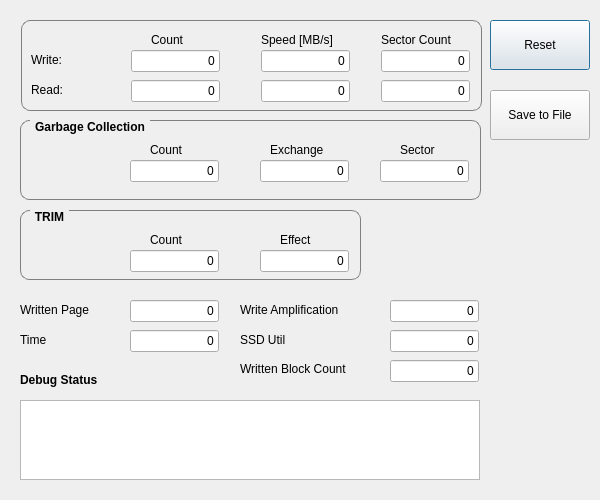
<?xml version="1.0" encoding="UTF-8"?>
<ui version="4.0">
 <class>MonitorForm</class>
 <widget class="QDialog" name="MonitorForm">
  <property name="geometry">
   <rect>
    <x>0</x>
    <y>0</y>
    <width>600</width>
    <height>500</height>
   </rect>
  </property>
  <property name="name" stdset="0">
   <cstring>Form1</cstring>
  </property>
  <property name="caption" stdset="0">
   <string>SSD Monitor</string>
  </property>
  <widget class="QPushButton" name="btnReset">
   <property name="geometry">
    <rect>
     <x>490</x>
     <y>20</y>
     <width>100</width>
     <height>50</height>
    </rect>
   </property>
   <property name="text">
    <string>Reset</string>
   </property>
   <property name="autoDefault">
    <bool>true</bool>
   </property>
   <property name="name" stdset="0">
    <cstring>btnReset</cstring>
   </property>
  </widget>
  <widget class="QGroupBox" name="groupBox">
   <property name="geometry">
    <rect>
     <x>21</x>
     <y>20</y>
     <width>461</width>
     <height>91</height>
    </rect>
   </property>
   <property name="styleSheet">
    <string notr="true">#groupBox {
	border : 1px solid gray;
	border-radius : 9px;
}</string>
   </property>
   <property name="title">
    <string/>
   </property>
   <property name="name" stdset="0">
    <cstring>groupBox1</cstring>
   </property>
   <widget class="QLabel" name="label">
    <property name="geometry">
     <rect>
      <x>10</x>
      <y>30</y>
      <width>56</width>
      <height>20</height>
     </rect>
    </property>
    <property name="text">
     <string>Write:</string>
    </property>
    <property name="name" stdset="0">
     <cstring>txtLabelWrite</cstring>
    </property>
   </widget>
   <widget class="QLineEdit" name="txtWriteCount">
    <property name="geometry">
     <rect>
      <x>110</x>
      <y>30</y>
      <width>89</width>
      <height>22</height>
     </rect>
    </property>
    <property name="text">
     <string>0</string>
    </property>
    <property name="alignment">
     <set>Qt::AlignRight</set>
    </property>
    <property name="name" stdset="0">
     <cstring>txtWriteCount</cstring>
    </property>
   </widget>
   <widget class="QLabel" name="label">
    <property name="geometry">
     <rect>
      <x>130</x>
      <y>10</y>
      <width>60</width>
      <height>20</height>
     </rect>
    </property>
    <property name="text">
     <string>Count</string>
    </property>
    <property name="name" stdset="0">
     <cstring>txtLabelCount</cstring>
    </property>
   </widget>
   <widget class="QLabel" name="label">
    <property name="geometry">
     <rect>
      <x>240</x>
      <y>10</y>
      <width>91</width>
      <height>20</height>
     </rect>
    </property>
    <property name="text">
     <string>Speed [MB/s]</string>
    </property>
    <property name="name" stdset="0">
     <cstring>txtLabelSpeed</cstring>
    </property>
   </widget>
   <widget class="QLineEdit" name="txtWriteSpeed">
    <property name="geometry">
     <rect>
      <x>240</x>
      <y>30</y>
      <width>89</width>
      <height>22</height>
     </rect>
    </property>
    <property name="text">
     <string>0</string>
    </property>
    <property name="alignment">
     <set>Qt::AlignRight</set>
    </property>
    <property name="name" stdset="0">
     <cstring>txtWriteSpeed</cstring>
    </property>
   </widget>
   <widget class="QLineEdit" name="txtReadSpeed">
    <property name="geometry">
     <rect>
      <x>240</x>
      <y>60</y>
      <width>89</width>
      <height>22</height>
     </rect>
    </property>
    <property name="text">
     <string>0</string>
    </property>
    <property name="alignment">
     <set>Qt::AlignRight</set>
    </property>
    <property name="name" stdset="0">
     <cstring>txtReadSpeed</cstring>
    </property>
   </widget>
   <widget class="QLineEdit" name="txtWriteSectorCount">
    <property name="geometry">
     <rect>
      <x>360</x>
      <y>30</y>
      <width>89</width>
      <height>22</height>
     </rect>
    </property>
    <property name="text">
     <string>0</string>
    </property>
    <property name="alignment">
     <set>Qt::AlignRight</set>
    </property>
    <property name="name" stdset="0">
     <cstring>txtWriteSectorCount</cstring>
    </property>
   </widget>
   <widget class="QLineEdit" name="txtReadSectorCount">
    <property name="geometry">
     <rect>
      <x>360</x>
      <y>60</y>
      <width>89</width>
      <height>22</height>
     </rect>
    </property>
    <property name="text">
     <string>0</string>
    </property>
    <property name="alignment">
     <set>Qt::AlignRight</set>
    </property>
    <property name="name" stdset="0">
     <cstring>txtReadSectorCount</cstring>
    </property>
   </widget>
   <widget class="QLabel" name="label">
    <property name="geometry">
     <rect>
      <x>360</x>
      <y>10</y>
      <width>100</width>
      <height>20</height>
     </rect>
    </property>
    <property name="text">
     <string>Sector Count</string>
    </property>
    <property name="name" stdset="0">
     <cstring>txtLabelSectorCount</cstring>
    </property>
   </widget>
   <widget class="QLabel" name="label">
    <property name="geometry">
     <rect>
      <x>10</x>
      <y>60</y>
      <width>56</width>
      <height>20</height>
     </rect>
    </property>
    <property name="text">
     <string>Read:</string>
    </property>
    <property name="name" stdset="0">
     <cstring>txtLabelRead</cstring>
    </property>
   </widget>
   <widget class="QLineEdit" name="txtReadCount">
    <property name="geometry">
     <rect>
      <x>110</x>
      <y>60</y>
      <width>89</width>
      <height>22</height>
     </rect>
    </property>
    <property name="text">
     <string>0</string>
    </property>
    <property name="alignment">
     <set>Qt::AlignRight</set>
    </property>
    <property name="name" stdset="0">
     <cstring>txtReadCount</cstring>
    </property>
   </widget>
  </widget>
  <widget class="QGroupBox" name="groupBox">
   <property name="geometry">
    <rect>
     <x>20</x>
     <y>120</y>
     <width>461</width>
     <height>80</height>
    </rect>
   </property>
   <property name="styleSheet">
    <string notr="true">QGroupBox {
    border: 1px solid gray;
    border-radius: 9px;
    margin-top: 0.5em;
	font-weight : bold;
}

QGroupBox::title {
    subcontrol-origin: margin;
    left: 10px;
    padding: 0 3px 0 3px;
}</string>
   </property>
   <property name="title">
    <string>Garbage Collection</string>
   </property>
   <property name="name" stdset="0">
    <cstring>groupBox2</cstring>
   </property>
   <widget class="QLineEdit" name="txtGCCount">
    <property name="geometry">
     <rect>
      <x>110</x>
      <y>40</y>
      <width>89</width>
      <height>22</height>
     </rect>
    </property>
    <property name="text">
     <string>0</string>
    </property>
    <property name="alignment">
     <set>Qt::AlignRight</set>
    </property>
    <property name="name" stdset="0">
     <cstring>txtGCCount</cstring>
    </property>
   </widget>
   <widget class="QLineEdit" name="txtGCExchange">
    <property name="geometry">
     <rect>
      <x>240</x>
      <y>40</y>
      <width>89</width>
      <height>22</height>
     </rect>
    </property>
    <property name="text">
     <string>0</string>
    </property>
    <property name="alignment">
     <set>Qt::AlignRight</set>
    </property>
    <property name="name" stdset="0">
     <cstring>txtGCExchange</cstring>
    </property>
   </widget>
   <widget class="QLineEdit" name="txtGCSector">
    <property name="geometry">
     <rect>
      <x>360</x>
      <y>40</y>
      <width>89</width>
      <height>22</height>
     </rect>
    </property>
    <property name="text">
     <string>0</string>
    </property>
    <property name="alignment">
     <set>Qt::AlignRight</set>
    </property>
    <property name="name" stdset="0">
     <cstring>txtGCSector</cstring>
    </property>
   </widget>
   <widget class="QLabel" name="label">
    <property name="geometry">
     <rect>
      <x>130</x>
      <y>20</y>
      <width>66</width>
      <height>20</height>
     </rect>
    </property>
    <property name="text">
     <string>Count</string>
    </property>
    <property name="name" stdset="0">
     <cstring>txtLabelGCCount</cstring>
    </property>
   </widget>
   <widget class="QLabel" name="label">
    <property name="geometry">
     <rect>
      <x>250</x>
      <y>20</y>
      <width>75</width>
      <height>20</height>
     </rect>
    </property>
    <property name="text">
     <string>Exchange</string>
    </property>
    <property name="name" stdset="0">
     <cstring>txtLabelGCExchange</cstring>
    </property>
   </widget>
   <widget class="QLabel" name="label">
    <property name="geometry">
     <rect>
      <x>380</x>
      <y>20</y>
      <width>51</width>
      <height>20</height>
     </rect>
    </property>
    <property name="text">
     <string>Sector</string>
    </property>
    <property name="name" stdset="0">
     <cstring>txtLabelGCSector</cstring>
    </property>
   </widget>
  </widget>
  <widget class="QGroupBox" name="groupBox">
   <property name="geometry">
    <rect>
     <x>20</x>
     <y>210</y>
     <width>341</width>
     <height>70</height>
    </rect>
   </property>
   <property name="styleSheet">
    <string notr="true">QGroupBox {
    border: 1px solid gray;
    border-radius: 9px;
    margin-top: 0.5em;
	font-weight : bold;
}

QGroupBox::title {
    subcontrol-origin: margin;
    left: 10px;
    padding: 0 3px 0 3px;
}</string>
   </property>
   <property name="title">
    <string>TRIM</string>
   </property>
   <property name="name" stdset="0">
    <cstring>groupBox3</cstring>
   </property>
   <widget class="QLabel" name="label">
    <property name="geometry">
     <rect>
      <x>130</x>
      <y>20</y>
      <width>56</width>
      <height>20</height>
     </rect>
    </property>
    <property name="text">
     <string>Count</string>
    </property>
    <property name="name" stdset="0">
     <cstring>txtLabelTrimCount</cstring>
    </property>
   </widget>
   <widget class="QLineEdit" name="txtTrimCount">
    <property name="geometry">
     <rect>
      <x>110</x>
      <y>40</y>
      <width>89</width>
      <height>22</height>
     </rect>
    </property>
    <property name="text">
     <string>0</string>
    </property>
    <property name="alignment">
     <set>Qt::AlignRight</set>
    </property>
    <property name="name" stdset="0">
     <cstring>txtTrimCount</cstring>
    </property>
   </widget>
   <widget class="QLineEdit" name="txtTrimEffect">
    <property name="geometry">
     <rect>
      <x>240</x>
      <y>40</y>
      <width>89</width>
      <height>22</height>
     </rect>
    </property>
    <property name="text">
     <string>0</string>
    </property>
    <property name="alignment">
     <set>Qt::AlignRight</set>
    </property>
    <property name="name" stdset="0">
     <cstring>txtTrimEffect</cstring>
    </property>
   </widget>
   <widget class="QLabel" name="label">
    <property name="geometry">
     <rect>
      <x>260</x>
      <y>20</y>
      <width>56</width>
      <height>20</height>
     </rect>
    </property>
    <property name="text">
     <string>Effect</string>
    </property>
    <property name="name" stdset="0">
     <cstring>txtLabelTrimEffect</cstring>
    </property>
   </widget>
  </widget>
  <widget class="QLabel" name="label">
   <property name="geometry">
    <rect>
     <x>240</x>
     <y>300</y>
     <width>150</width>
     <height>20</height>
    </rect>
   </property>
   <property name="text">
    <string>Write Amplification</string>
   </property>
   <property name="name" stdset="0">
    <cstring>txtLabelWriteAmp</cstring>
   </property>
  </widget>
  <widget class="QLineEdit" name="txtWriteAmp">
   <property name="geometry">
    <rect>
     <x>390</x>
     <y>300</y>
     <width>89</width>
     <height>22</height>
    </rect>
   </property>
   <property name="text">
    <string>0</string>
   </property>
   <property name="alignment">
    <set>Qt::AlignRight</set>
   </property>
   <property name="name" stdset="0">
    <cstring>txtWriteAmp</cstring>
   </property>
  </widget>
  <widget class="QLineEdit" name="txtSSDUtil">
   <property name="geometry">
    <rect>
     <x>390</x>
     <y>330</y>
     <width>89</width>
     <height>22</height>
    </rect>
   </property>
   <property name="text">
    <string>0</string>
   </property>
   <property name="alignment">
    <set>Qt::AlignRight</set>
   </property>
   <property name="name" stdset="0">
    <cstring>txtSSDUtil</cstring>
   </property>
  </widget>
  <widget class="QLabel" name="label">
   <property name="geometry">
    <rect>
     <x>240</x>
     <y>330</y>
     <width>56</width>
     <height>20</height>
    </rect>
   </property>
   <property name="text">
    <string>SSD Util</string>
   </property>
   <property name="name" stdset="0">
    <cstring>txtLabelSSDUtil</cstring>
   </property>
  </widget>
  <widget class="QLabel" name="label">
   <property name="geometry">
    <rect>
     <x>20</x>
     <y>300</y>
     <width>100</width>
     <height>20</height>
    </rect>
   </property>
   <property name="text">
    <string>Written Page</string>
   </property>
   <property name="name" stdset="0">
    <cstring>txtLabelWrittenPage</cstring>
   </property>
  </widget>
  <widget class="QLineEdit" name="txtWrittenPage">
   <property name="geometry">
    <rect>
     <x>130</x>
     <y>300</y>
     <width>89</width>
     <height>22</height>
    </rect>
   </property>
   <property name="text">
    <string>0</string>
   </property>
   <property name="alignment">
    <set>Qt::AlignRight</set>
   </property>
   <property name="name" stdset="0">
    <cstring>txtWrittenPage</cstring>
   </property>
  </widget>
  <widget class="QLabel" name="label_2">
   <property name="enabled">
    <bool>true</bool>
   </property>
   <property name="geometry">
    <rect>
     <x>240</x>
     <y>360</y>
     <width>141</width>
     <height>17</height>
    </rect>
   </property>
   <property name="text">
    <string>Written Block Count</string>
   </property>
   <property name="name" stdset="0">
    <cstring>textLabel1_2_2_3_2_2_2_2_2</cstring>
   </property>
  </widget>
  <widget class="QLineEdit" name="txtWrittenBlockCount">
   <property name="geometry">
    <rect>
     <x>390</x>
     <y>360</y>
     <width>89</width>
     <height>22</height>
    </rect>
   </property>
   <property name="text">
    <string>0</string>
   </property>
   <property name="alignment">
    <set>Qt::AlignRight</set>
   </property>
   <property name="name" stdset="0">
    <cstring>txtWrittenBlockCount</cstring>
   </property>
  </widget>
  <widget class="QTextEdit" name="txtDebug">
   <property name="geometry">
    <rect>
     <x>20</x>
     <y>400</y>
     <width>460</width>
     <height>80</height>
    </rect>
   </property>
   <property name="mouseTracking">
    <bool>false</bool>
   </property>
   <property name="name" stdset="0">
    <cstring>txtDebug</cstring>
   </property>
  </widget>
  <widget class="QLabel" name="label">
   <property name="geometry">
    <rect>
     <x>20</x>
     <y>370</y>
     <width>120</width>
     <height>20</height>
    </rect>
   </property>
   <property name="font">
    <font>
     <weight>75</weight>
     <bold>true</bold>
    </font>
   </property>
   <property name="text">
    <string>Debug Status</string>
   </property>
   <property name="name" stdset="0">
    <cstring>txtLabelDebug</cstring>
   </property>
  </widget>
  <widget class="QLineEdit" name="txtTime">
   <property name="geometry">
    <rect>
     <x>130</x>
     <y>330</y>
     <width>89</width>
     <height>22</height>
    </rect>
   </property>
   <property name="text">
    <string>0</string>
   </property>
   <property name="alignment">
    <set>Qt::AlignRight</set>
   </property>
   <property name="name" stdset="0">
    <cstring>txtTime</cstring>
   </property>
  </widget>
  <widget class="QLabel" name="label">
   <property name="geometry">
    <rect>
     <x>20</x>
     <y>330</y>
     <width>50</width>
     <height>20</height>
    </rect>
   </property>
   <property name="text">
    <string>Time</string>
   </property>
   <property name="name" stdset="0">
    <cstring>txtLabelTime</cstring>
   </property>
  </widget>
  <widget class="QPushButton" name="btnSave">
   <property name="geometry">
    <rect>
     <x>490</x>
     <y>90</y>
     <width>100</width>
     <height>50</height>
    </rect>
   </property>
   <property name="text">
    <string>Save to File</string>
   </property>
   <property name="name" stdset="0">
    <cstring>btnSave</cstring>
   </property>
  </widget>
  <zorder>label_2</zorder>
  <zorder>btnReset</zorder>
  <zorder>groupBox</zorder>
  <zorder>groupBox</zorder>
  <zorder>groupBox</zorder>
  <zorder>label</zorder>
  <zorder>txtWriteAmp</zorder>
  <zorder>txtSSDUtil</zorder>
  <zorder>label</zorder>
  <zorder>label</zorder>
  <zorder>txtWrittenPage</zorder>
  <zorder>txtWrittenBlockCount</zorder>
  <zorder>txtDebug</zorder>
  <zorder>label</zorder>
  <zorder>txtTime</zorder>
  <zorder>label</zorder>
  <zorder>btnSave</zorder>
 </widget>
 <layoutdefault spacing="6" margin="11"/>
 <resources/>
 <connections/>
</ui>
